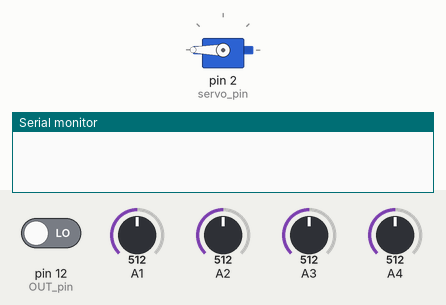
Simulated run of this sketch. Board: Arduino Uno, built with avr-gcc and run on an emulated ATmega328P. Parts: servo, the last lines printed to the serial monitor. Wiring (inferred from the names in the program): servo: signal pin 2. The inputs (shaded band) are chosen by the test bench; at power-on: A1 = 512, pin 12 (OUT_pin) LOW, A2 = 512, A3 = 512, A4 = 512. Servo pulses on a pin are drawn as a servo (544–2400 µs = 0–180°).

Above: at 0.8 s.
0.9 s: A1 set to 53
3.9 s: A1 set to 44
At 8.6 s:
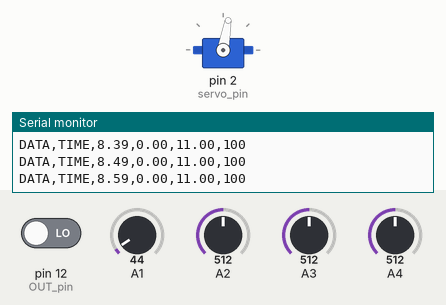
Timing chart, 0 to 12.9 s (numbered marks = the images above; inputs shaded):
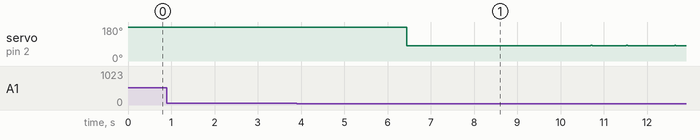

Measured:
- the behaviour switches between 50 and 49 on A1 (found by bisection; images 0 and 1)
- after the input at 0.9 s, every drawn part: stays the same

The sketch:

submarinedepthcontrol.ino
```cpp
// ############################################# SERVO ###################

// Microseconds to ticks conversion
#define usToTicks(_us)    (( clockCyclesPerMicrosecond() * (_us)) / 8)

// Servo control parameters
#define REFRESH_INTERVAL 20000     // Interval between servo pulses (μs)
#define servo_pulsemax    2400     // Maximum pulse width (μs)
#define servo_pulsemin    544      // Minimum pulse width (μs)

const byte servo_pin = 2;                  // Servo control pin
volatile unsigned int servo_ticks;        // Current pulse duration in "ticks"

// Timer1 interrupt — generates periodic pulses on the servo pin
ISR(TIMER1_COMPA_vect) {
  static bool servoAtivo = 0;

  if (servoAtivo) {
    // End of pulse (LOW)
    PORTD &= ~(1 << servo_pin);
    servoAtivo = 0;
    OCR1A = usToTicks(REFRESH_INTERVAL - servo_ticks);
  } else {
    // Start of pulse (HIGH)
    PORTD |= (1 << servo_pin);
    OCR1A = TCNT1 + servo_ticks;
    servoAtivo = 1;
  }
}

// Initializes Timer1 and configures the servo pin
void servo_attach() {
  pinMode(servo_pin, OUTPUT);
  TCCR1A = 0;
  TCCR1B = _BV(CS11);  // Prescaler 8
  TCNT1 = 0;

  TIFR1 |= _BV(OCF1A);
  TIMSK1 |= _BV(OCIE1A);
}

// Sets the servo angle (from 0 to 180 degrees)
void servo_write(int ang) {
  ang = constrain(ang, 0, 180);
  unsigned int pulse = map(ang, 0, 180, servo_pulsemin, servo_pulsemax);
  pulse = usToTicks(pulse);

  uint8_t oldSREG = SREG;
  cli();
  servo_ticks = pulse;
  SREG = oldSREG;
}

// ############################################# RADIO ###################

// Radio control flags
bool flutua = 0;
bool afunda = 0;
bool frente = 0;
bool tras   = 0;

// Reads analog channels that control the submarine
void ler_radio() {
  if (analogRead(A3) < 50) {
    flutua = 1;
    return;
  }
  if (analogRead(A2) < 50) {
    afunda = 1;
    return;
  }
  if (analogRead(A1) < 50) {
    frente = 1;
    return;
  }
  if (analogRead(A4) < 50) {
    tras = 1;
    return;
  }
}

// ########################################## SENSOR #########################

const byte OUT_pin = 12;  // Pressure sensor data pin
const byte SCK_pin = 11;  // Pressure sensor clock pin
long leitura_sensorinicio_media = 0;  // Initial average reading

// Reads raw data from the pressure sensor
long lerSensor() {
  const byte GAIN = 3 ;
  byte data[3];

  for (byte j = 3; j--;) {
    data[j] = shiftIn(OUT_pin, SCK_pin, MSBFIRST);
  }

  for (byte l = 0; l < GAIN; l++) {
    digitalWrite(SCK_pin, HIGH);
    digitalWrite(SCK_pin, LOW);
  }

  data[2] ^= 0x80;
  long leitura = ((uint32_t)data[2] << 16) | ((uint32_t)data[1] << 8) | (uint32_t)data[0];
  leitura -= 8388607;
  return leitura;
}

// Converts the sensor reading to depth (in centimeters)
float conversorSensor(long leitura_atual) {
  float leitura_relativa = (leitura_atual - leitura_sensorinicio_media) / 419430.35;
  float leitura_profundidade = leitura_relativa * 7.1615;
  return leitura_profundidade;
}

// ########################################## SETUP / LOOP ###################

#define seringa_inicio  180
#define seringa_max     130
#define seringa_min     80

void setup() {
  Serial.begin(9600);

  // Initialize servo
  servo_attach();
  servo_write(seringa_inicio);

  // Wait for "frente" command
  ler_radio();
  while (!frente) {
    ler_radio();
  }
  frente = 0;

  // Initialize pressure sensor
  long leitura_sensorinicio = 0;
  const byte media = 10;

  // Setup for PLX-DAQ data logging
  Serial.println("CLEARDATA");
  Serial.println("LABEL,TIME,Tempo_inicio,Profundidade,Setpoint,Angulo");

  // Set communication pins for the pressure sensor
  pinMode(SCK_pin, OUTPUT);
  pinMode(OUT_pin, INPUT);

  delay(500);

  // Measure the initial pressure average to define depth zero
  for (byte i = 0; i < media; i++) {
    while (digitalRead(OUT_pin));
    leitura_sensorinicio += lerSensor();
  }
  leitura_sensorinicio_media = leitura_sensorinicio / media;
}

void loop() {
  static float profundidade = 0;
  static float setpoint_profundidade = 11;
  static int angtest = 0;
  static int pos = 180;
  angtest = 180 - pos;

  static unsigned long tempo2 = 0;
  static unsigned long tempo3 = 0;
  static unsigned long tempo = millis();
  static float contatempo = 0;

  // Update servo to current position
  servo_write(pos);

  // If new sensor data is available, update depth
  if (!digitalRead(OUT_pin)) {
    long leitura_temp = lerSensor();
    float profundidade_temp = conversorSensor(leitura_temp);

    // Adds the compensation caused by internal pressure changes from the syringe piston
    float profundidade_com_pressao = profundidade_temp + angtest * 0.148;

    if (abs(profundidade_com_pressao - profundidade) < 2.0) {
      profundidade = profundidade_com_pressao;
    }
  }

  // Read radio control inputs
  ler_radio();

  // "tras" command forces system lock until manual reset
  if (tras) {
    tras = 0;
    while (true) {
      servo_write(seringa_inicio);
    }
  }

  // ON/OFF control logic
  if ((millis() - tempo) > 2000) {
    tempo = millis();

    if (profundidade > setpoint_profundidade) {
      pos = seringa_max;
    } else if (profundidade < setpoint_profundidade) {
      pos = seringa_min;
    }

    servo_write(pos);
  }

  // Sends data to serial/PLX-DAQ every 100 ms
  if ((millis() - tempo2) > 100) {
    Serial.print("DATA,TIME,");
    Serial.print(contatempo, 2); Serial.print(",");
    Serial.print(profundidade, 2); Serial.print(",");
    Serial.print(setpoint_profundidade, 2); Serial.print(",");
    Serial.println(angtest);
    tempo2 = millis();
  }

  contatempo = (float)millis() / 1000;
}
```
